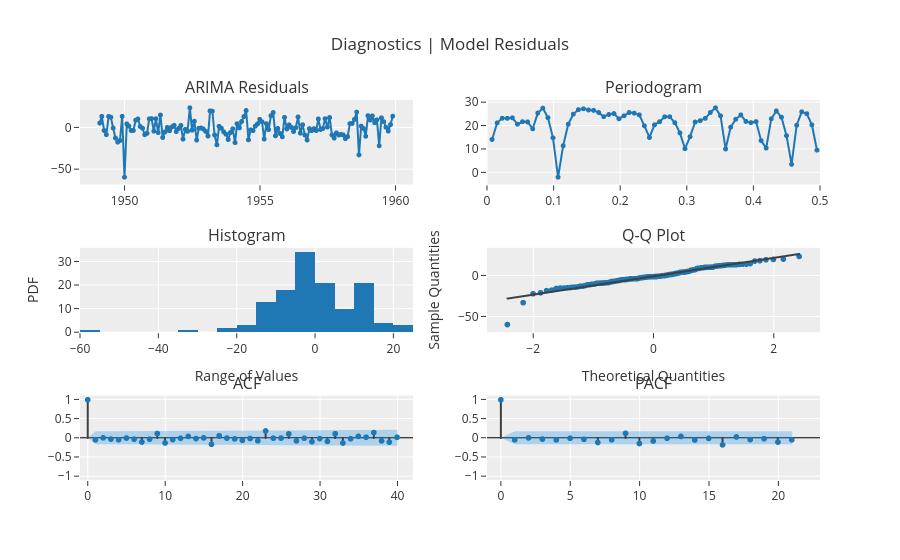

Notebook code for this chart:
### Code cell
exp.plot_model(sarima111112, plot='diagnostics')

### Figure 1 — Plotly figure (JSON) as saved in the notebook; plotly's stock layout.template omitted (floating-point values rounded to 4 significant figures; data arrays with more than 128 entries replaced by an {"elided": "..."} marker saying what was removed)
{"data": [{"line": {"color": "rgb(31, 119, 180)", "width": 2}, "marker": {"color": "rgb(31, 119, 180)", "size": 5}, "mode": "lines+markers", "name": "ARIMA", "showlegend": false, "type": "scattergl", "x": {"elided": "131 str values"}, "xaxis": "x", "y": {"elided": "131 float values"}, "yaxis": "y"}, {"hoverinfo": "text", "hovertext": ["Freq: 0.0076<br>Ampl: 14.1781<br>Time period: 131.0", "Freq: 0.0153<br>Ampl: 21.2999<br>Time period: 65.5", "Freq: 0.0229<br>Ampl: 23.296<br>Time period: 43.6667", "Freq: 0.0305<br>Ampl: 23.2695<br>Time period: 32.75", "Freq: 0.0382<br>Ampl: 23.4732<br>Time period: 26.2", "Freq: 0.0458<br>Ampl: 20.7425<br>Time period: 21.8333", "Freq: 0.0534<br>Ampl: 21.8173<br>Time period: 18.7143", "Freq: 0.0611<br>Ampl: 21.7295<br>Time period: 16.375", "Freq: 0.0687<br>Ampl: 18.7472<br>Time period: 14.5556", "Freq: 0.0763<br>Ampl: 25.5165<br>Time period: 13.1", "Freq: 0.084<br>Ampl: 27.6317<br>Time period: 11.9091", "Freq: 0.0916<br>Ampl: 23.5721<br>Time period: 10.9167", "Freq: 0.0992<br>Ampl: 14.8801<br>Time period: 10.0769", "Freq: 0.1069<br>Ampl: -2.0296<br>Time period: 9.3571", "Freq: 0.1145<br>Ampl: 11.4624<br>Time period: 8.7333", "Freq: 0.1221<br>Ampl: 20.7385<br>Time period: 8.1875", "Freq: 0.1298<br>Ampl: 25.0618<br>Time period: 7.7059", "Freq: 0.1374<br>Ampl: 26.9742<br>Time period: 7.2778", "Freq: 0.145<br>Ampl: 27.3856<br>Time period: 6.8947", "Freq: 0.1527<br>Ampl: 26.8407<br>Time period: 6.55", "Freq: 0.1603<br>Ampl: 26.6839<br>Time period: 6.2381", "Freq: 0.1679<br>Ampl: 25.769<br>Time period: 5.9545", "Freq: 0.1756<br>Ampl: 23.9656<br>Time period: 5.6957", "Freq: 0.1832<br>Ampl: 24.9061<br>Time period: 5.4583", "Freq: 0.1908<br>Ampl: 25.298<br>Time period: 5.24", "Freq: 0.1985<br>Ampl: 23.0593<br>Time period: 5.0385", "Freq: 0.2061<br>Ampl: 24.3551<br>Time period: 4.8519", "Freq: 0.2137<br>Ampl: 25.7592<br>Time period: 4.6786", "Freq: 0.2214<br>Ampl: 25.4839<br>Time period: 4.5172", "Freq: 0.229<br>Ampl: 24.7473<br>Time period: 4.3667", "Freq: 0.2366<br>Ampl: 20.0604<br>Time period: 4.2258", "Freq: 0.2443<br>Ampl: 15.0215<br>Time period: 4.0938", "Freq: 0.2519<br>Ampl: 20.4865<br>Time period: 3.9697", "Freq: 0.2595<br>Ampl: 21.8192<br>Time period: 3.8529", "Freq: 0.2672<br>Ampl: 23.9222<br>Time period: 3.7429", "Freq: 0.2748<br>Ampl: 23.9355<br>Time period: 3.6389", "Freq: 0.2824<br>Ampl: 21.3915<br>Time period: 3.5405", "Freq: 0.2901<br>Ampl: 16.9938<br>Time period: 3.4474", "Freq: 0.2977<br>Ampl: 10.2238<br>Time period: 3.359", "Freq: 0.3053<br>Ampl: 15.3645<br>Time period: 3.275", "Freq: 0.313<br>Ampl: 21.6642<br>Time period: 3.1951", "Freq: 0.3206<br>Ampl: 22.2632<br>Time period: 3.119", "Freq: 0.3282<br>Ampl: 23.2564<br>Time period: 3.0465", "Freq: 0.3359<br>Ampl: 25.7561<br>Time period: 2.9773", "Freq: 0.3435<br>Ampl: 27.7839<br>Time period: 2.9111", "Freq: 0.3511<br>Ampl: 24.3521<br>Time period: 2.8478", "Freq: 0.3588<br>Ampl: 10.0817<br>Time period: 2.7872", "Freq: 0.3664<br>Ampl: 19.4518<br>Time period: 2.7292", "Freq: 0.374<br>Ampl: 22.869<br>Time period: 2.6735", "Freq: 0.3817<br>Ampl: 24.7358<br>Time period: 2.62", "Freq: 0.3893<br>Ampl: 21.9408<br>Time period: 2.5686", "Freq: 0.3969<br>Ampl: 21.421<br>Time period: 2.5192", "Freq: 0.4046<br>Ampl: 21.8582<br>Time period: 2.4717", "Freq: 0.4122<br>Ampl: 13.6993<br>Time period: 2.4259", "Freq: 0.4198<br>Ampl: 10.4884<br>Time period: 2.3818", "Freq: 0.4275<br>Ampl: 23.0874<br>Time period: 2.3393", "Freq: 0.4351<br>Ampl: 26.4295<br>Time period: 2.2982", "Freq: 0.4427<br>Ampl: 23.7469<br>Time period: 2.2586", "Freq: 0.4504<br>Ampl: 15.8118<br>Time period: 2.2203", "Freq: 0.458<br>Ampl: 3.5047<br>Time period: 2.1833", "Freq: 0.4656<br>Ampl: 20.2719<br>Time period: 2.1475", "Freq: 0.4733<br>Ampl: 26.0843<br>Time period: 2.1129", "Freq: 0.4809<br>Ampl: 25.257<br>Time period: 2.0794", "Freq: 0.4885<br>Ampl: 20.4332<br>Time period: 2.0469", "Freq: 0.4962<br>Ampl: 9.602<br>Time period: 2.0154"], "line": {"color": "#1f77b4", "width": 2}, "marker": {"size": 5}, "mode": "lines+markers", "name": "ARIMA", "showlegend": false, "type": "scattergl", "x": [0.007634, 0.01527, 0.0229, 0.03053, 0.03817, 0.0458, 0.05344, 0.06107, 0.0687, 0.07634, 0.08397, 0.0916, 0.09924, 0.1069, 0.1145, 0.1221, 0.1298, 0.1374, 0.145, 0.1527, 0.1603, 0.1679, 0.1756, 0.1832, 0.1908, 0.1985, 0.2061, 0.2137, 0.2214, 0.229, 0.2366, 0.2443, 0.2519, 0.2595, 0.2672, 0.2748, 0.2824, 0.2901, 0.2977, 0.3053, 0.313, 0.3206, 0.3282, 0.3359, 0.3435, 0.3511, 0.3588, 0.3664, 0.374, 0.3817, 0.3893, 0.3969, 0.4046, 0.4122, 0.4198, 0.4275, 0.4351, 0.4427, 0.4504, 0.458, 0.4656, 0.4733, 0.4809, 0.4885, 0.4962], "xaxis": "x2", "y": [14.18, 21.3, 23.3, 23.27, 23.47, 20.74, 21.82, 21.73, 18.75, 25.52, 27.63, 23.57, 14.88, -2.03, 11.46, 20.74, 25.06, 26.97, 27.39, 26.84, 26.68, 25.77, 23.97, 24.91, 25.3, 23.06, 24.36, 25.76, 25.48, 24.75, 20.06, 15.02, 20.49, 21.82, 23.92, 23.94, 21.39, 16.99, 10.22, 15.36, 21.66, 22.26, 23.26, 25.76, 27.78, 24.35, 10.08, 19.45, 22.87, 24.74, 21.94, 21.42, 21.86, 13.7, 10.49, 23.09, 26.43, 23.75, 15.81, 3.505, 20.27, 26.08, 25.26, 20.43, 9.602], "yaxis": "y2"}, {"bingroup": "x", "hovertemplate": "variable=ARIMA<br>value=%{x}<br>count=%{y}<extra></extra>", "legendgroup": "ARIMA", "marker": {"color": "#1f77b4", "pattern": {"shape": ""}}, "name": "ARIMA", "orientation": "v", "showlegend": false, "type": "histogram", "x": {"elided": "131 float values"}, "xaxis": "x3", "yaxis": "y3"}, {"marker": {"color": "#1f77b4"}, "mode": "markers", "name": "ARIMA", "showlegend": false, "type": "scattergl", "x": {"elided": "131 float values"}, "xaxis": "x4", "y": {"elided": "131 float values"}, "yaxis": "y4"}, {"line": {"color": "#3f3f3f"}, "mode": "lines", "name": "ARIMA", "showlegend": false, "type": "scattergl", "x": {"elided": "131 float values"}, "xaxis": "x4", "y": {"elided": "131 float values"}, "yaxis": "y4"}, {"line": {"color": "#3f3f3f"}, "mode": "lines", "name": "ACF", "showlegend": false, "type": "scattergl", "x": [0, 0], "xaxis": "x5", "y": [0, 1.0], "yaxis": "y5"}, {"line": {"color": "#3f3f3f"}, "mode": "lines", "name": "ACF", "showlegend": false, "type": "scattergl", "x": [1, 1], "xaxis": "x5", "y": [0, -0.04798], "yaxis": "y5"}, {"line": {"color": "#3f3f3f"}, "mode": "lines", "name": "ACF", "showlegend": false, "type": "scattergl", "x": [2, 2], "xaxis": "x5", "y": [0, 0.005251], "yaxis": "y5"}, {"line": {"color": "#3f3f3f"}, "mode": "lines", "name": "ACF", "showlegend": false, "type": "scattergl", "x": [3, 3], "xaxis": "x5", "y": [0, -0.02817], "yaxis": "y5"}, {"line": {"color": "#3f3f3f"}, "mode": "lines", "name": "ACF", "showlegend": false, "type": "scattergl", "x": [4, 4], "xaxis": "x5", "y": [0, -0.04506], "yaxis": "y5"}, {"line": {"color": "#3f3f3f"}, "mode": "lines", "name": "ACF", "showlegend": false, "type": "scattergl", "x": [5, 5], "xaxis": "x5", "y": [0, -0.002026], "yaxis": "y5"}, {"line": {"color": "#3f3f3f"}, "mode": "lines", "name": "ACF", "showlegend": false, "type": "scattergl", "x": [6, 6], "xaxis": "x5", "y": [0, -0.03082], "yaxis": "y5"}, {"line": {"color": "#3f3f3f"}, "mode": "lines", "name": "ACF", "showlegend": false, "type": "scattergl", "x": [7, 7], "xaxis": "x5", "y": [0, -0.1046], "yaxis": "y5"}, {"line": {"color": "#3f3f3f"}, "mode": "lines", "name": "ACF", "showlegend": false, "type": "scattergl", "x": [8, 8], "xaxis": "x5", "y": [0, -0.03006], "yaxis": "y5"}, {"line": {"color": "#3f3f3f"}, "mode": "lines", "name": "ACF", "showlegend": false, "type": "scattergl", "x": [9, 9], "xaxis": "x5", "y": [0, 0.1172], "yaxis": "y5"}, {"line": {"color": "#3f3f3f"}, "mode": "lines", "name": "ACF", "showlegend": false, "type": "scattergl", "x": [10, 10], "xaxis": "x5", "y": [0, -0.1304], "yaxis": "y5"}, {"line": {"color": "#3f3f3f"}, "mode": "lines", "name": "ACF", "showlegend": false, "type": "scattergl", "x": [11, 11], "xaxis": "x5", "y": [0, -0.0415], "yaxis": "y5"}, {"line": {"color": "#3f3f3f"}, "mode": "lines", "name": "ACF", "showlegend": false, "type": "scattergl", "x": [12, 12], "xaxis": "x5", "y": [0, -0.005787], "yaxis": "y5"}, {"line": {"color": "#3f3f3f"}, "mode": "lines", "name": "ACF", "showlegend": false, "type": "scattergl", "x": [13, 13], "xaxis": "x5", "y": [0, 0.04063], "yaxis": "y5"}, {"line": {"color": "#3f3f3f"}, "mode": "lines", "name": "ACF", "showlegend": false, "type": "scattergl", "x": [14, 14], "xaxis": "x5", "y": [0, -0.01446], "yaxis": "y5"}, {"line": {"color": "#3f3f3f"}, "mode": "lines", "name": "ACF", "showlegend": false, "type": "scattergl", "x": [15, 15], "xaxis": "x5", "y": [0, 0.002571], "yaxis": "y5"}, {"line": {"color": "#3f3f3f"}, "mode": "lines", "name": "ACF", "showlegend": false, "type": "scattergl", "x": [16, 16], "xaxis": "x5", "y": [0, -0.1652], "yaxis": "y5"}, {"line": {"color": "#3f3f3f"}, "mode": "lines", "name": "ACF", "showlegend": false, "type": "scattergl", "x": [17, 17], "xaxis": "x5", "y": [0, 0.05969], "yaxis": "y5"}, {"line": {"color": "#3f3f3f"}, "mode": "lines", "name": "ACF", "showlegend": false, "type": "scattergl", "x": [18, 18], "xaxis": "x5", "y": [0, -0.002241], "yaxis": "y5"}, {"line": {"color": "#3f3f3f"}, "mode": "lines", "name": "ACF", "showlegend": false, "type": "scattergl", "x": [19, 19], "xaxis": "x5", "y": [0, -0.02345], "yaxis": "y5"}, {"line": {"color": "#3f3f3f"}, "mode": "lines", "name": "ACF", "showlegend": false, "type": "scattergl", "x": [20, 20], "xaxis": "x5", "y": [0, -0.06038], "yaxis": "y5"}, {"line": {"color": "#3f3f3f"}, "mode": "lines", "name": "ACF", "showlegend": false, "type": "scattergl", "x": [21, 21], "xaxis": "x5", "y": [0, -0.01333], "yaxis": "y5"}, {"line": {"color": "#3f3f3f"}, "mode": "lines", "name": "ACF", "showlegend": false, "type": "scattergl", "x": [22, 22], "xaxis": "x5", "y": [0, -0.07406], "yaxis": "y5"}, {"line": {"color": "#3f3f3f"}, "mode": "lines", "name": "ACF", "showlegend": false, "type": "scattergl", "x": [23, 23], "xaxis": "x5", "y": [0, 0.1839], "yaxis": "y5"}, {"line": {"color": "#3f3f3f"}, "mode": "lines", "name": "ACF", "showlegend": false, "type": "scattergl", "x": [24, 24], "xaxis": "x5", "y": [0, -0.004403], "yaxis": "y5"}, {"line": {"color": "#3f3f3f"}, "mode": "lines", "name": "ACF", "showlegend": false, "type": "scattergl", "x": [25, 25], "xaxis": "x5", "y": [0, -0.00269], "yaxis": "y5"}, {"line": {"color": "#3f3f3f"}, "mode": "lines", "name": "ACF", "showlegend": false, "type": "scattergl", "x": [26, 26], "xaxis": "x5", "y": [0, 0.106], "yaxis": "y5"}, {"line": {"color": "#3f3f3f"}, "mode": "lines", "name": "ACF", "showlegend": false, "type": "scattergl", "x": [27, 27], "xaxis": "x5", "y": [0, -0.07488], "yaxis": "y5"}, {"line": {"color": "#3f3f3f"}, "mode": "lines", "name": "ACF", "showlegend": false, "type": "scattergl", "x": [28, 28], "xaxis": "x5", "y": [0, -0.005807], "yaxis": "y5"}, {"line": {"color": "#3f3f3f"}, "mode": "lines", "name": "ACF", "showlegend": false, "type": "scattergl", "x": [29, 29], "xaxis": "x5", "y": [0, -0.09562], "yaxis": "y5"}, {"line": {"color": "#3f3f3f"}, "mode": "lines", "name": "ACF", "showlegend": false, "type": "scattergl", "x": [30, 30], "xaxis": "x5", "y": [0, -0.01648], "yaxis": "y5"}, {"line": {"color": "#3f3f3f"}, "mode": "lines", "name": "ACF", "showlegend": false, "type": "scattergl", "x": [31, 31], "xaxis": "x5", "y": [0, -0.08801], "yaxis": "y5"}, {"line": {"color": "#3f3f3f"}, "mode": "lines", "name": "ACF", "showlegend": false, "type": "scattergl", "x": [32, 32], "xaxis": "x5", "y": [0, 0.1109], "yaxis": "y5"}, {"line": {"color": "#3f3f3f"}, "mode": "lines", "name": "ACF", "showlegend": false, "type": "scattergl", "x": [33, 33], "xaxis": "x5", "y": [0, -0.1311], "yaxis": "y5"}, {"line": {"color": "#3f3f3f"}, "mode": "lines", "name": "ACF", "showlegend": false, "type": "scattergl", "x": [34, 34], "xaxis": "x5", "y": [0, -0.01937], "yaxis": "y5"}, {"line": {"color": "#3f3f3f"}, "mode": "lines", "name": "ACF", "showlegend": false, "type": "scattergl", "x": [35, 35], "xaxis": "x5", "y": [0, 0.04217], "yaxis": "y5"}, {"line": {"color": "#3f3f3f"}, "mode": "lines", "name": "ACF", "showlegend": false, "type": "scattergl", "x": [36, 36], "xaxis": "x5", "y": [0, 0.02099], "yaxis": "y5"}, {"line": {"color": "#3f3f3f"}, "mode": "lines", "name": "ACF", "showlegend": false, "type": "scattergl", "x": [37, 37], "xaxis": "x5", "y": [0, 0.1416], "yaxis": "y5"}, {"line": {"color": "#3f3f3f"}, "mode": "lines", "name": "ACF", "showlegend": false, "type": "scattergl", "x": [38, 38], "xaxis": "x5", "y": [0, -0.07614], "yaxis": "y5"}, {"line": {"color": "#3f3f3f"}, "mode": "lines", "name": "ACF", "showlegend": false, "type": "scattergl", "x": [39, 39], "xaxis": "x5", "y": [0, -0.1082], "yaxis": "y5"}, {"line": {"color": "#3f3f3f"}, "mode": "lines", "name": "ACF", "showlegend": false, "type": "scattergl", "x": [40, 40], "xaxis": "x5", "y": [0, 0.0191], "yaxis": "y5"}, {"marker": {"color": "#1f77b4", "size": 6}, "mode": "markers", "name": "ACF", "showlegend": false, "type": "scattergl", "x": [0, 1, 2, 3, 4, 5, 6, 7, 8, 9, 10, 11, 12, 13, 14, 15, 16, 17, 18, 19, 20, 21, 22, 23, 24, 25, 26, 27, 28, 29, 30, 31, 32, 33, 34, 35, 36, 37, 38, 39, 40], "xaxis": "x5", "y": [1.0, -0.04798, 0.005251, -0.02817, -0.04506, -0.002026, -0.03082, -0.1046, -0.03006, 0.1172, -0.1304, -0.0415, -0.005787, 0.04063, -0.01446, 0.002571, -0.1652, 0.05969, -0.002241, -0.02345, -0.06038, -0.01333, -0.07406, 0.1839, -0.004403, -0.00269, 0.106, -0.07488, -0.005807, -0.09562, -0.01648, -0.08801, 0.1109, -0.1311, -0.01937, 0.04217, 0.02099, 0.1416, -0.07614, -0.1082, 0.0191], "yaxis": "y5"}, {"line": {"color": "rgba(255,255,255,0)"}, "mode": "lines", "name": "UC", "showlegend": false, "type": "scatter", "x": [0, 1, 2, 3, 4, 5, 6, 7, 8, 9, 10, 11, 12, 13, 14, 15, 16, 17, 18, 19, 20, 21, 22, 23, 24, 25, 26, 27, 28, 29, 30, 31, 32, 33, 34, 35, 36, 37, 38, 39, 40], "xaxis": "x5", "y": [0.0, 0.1712, 0.1716, 0.1716, 0.1718, 0.1721, 0.1721, 0.1723, 0.1741, 0.1743, 0.1766, 0.1794, 0.1797, 0.1797, 0.1799, 0.18, 0.18, 0.1844, 0.1849, 0.1849, 0.185, 0.1856, 0.1856, 0.1865, 0.1917, 0.1917, 0.1917, 0.1935, 0.1943, 0.1943, 0.1957, 0.1957, 0.1969, 0.1987, 0.2012, 0.2013, 0.2015, 0.2016, 0.2045, 0.2053, 0.207], "yaxis": "y5"}, {"fill": "tonexty", "fillcolor": "rgba(32, 146, 230,0.3)", "line": {"color": "rgba(255,255,255,0)"}, "mode": "lines", "name": "LC", "showlegend": false, "type": "scatter", "x": [0, 1, 2, 3, 4, 5, 6, 7, 8, 9, 10, 11, 12, 13, 14, 15, 16, 17, 18, 19, 20, 21, 22, 23, 24, 25, 26, 27, 28, 29, 30, 31, 32, 33, 34, 35, 36, 37, 38, 39, 40], "xaxis": "x5", "y": [0.0, -0.1712, -0.1716, -0.1716, -0.1718, -0.1721, -0.1721, -0.1723, -0.1741, -0.1743, -0.1766, -0.1794, -0.1797, -0.1797, -0.1799, -0.18, -0.18, -0.1844, -0.1849, -0.1849, -0.185, -0.1856, -0.1856, -0.1865, -0.1917, -0.1917, -0.1917, -0.1935, -0.1943, -0.1943, -0.1957, -0.1957, -0.1969, -0.1987, -0.2012, -0.2013, -0.2015, -0.2016, -0.2045, -0.2053, -0.207], "yaxis": "y5"}, {"line": {"color": "#3f3f3f"}, "mode": "lines", "name": "PACF", "showlegend": false, "type": "scattergl", "x": [0, 0], "xaxis": "x6", "y": [0, 1.0], "yaxis": "y6"}, {"line": {"color": "#3f3f3f"}, "mode": "lines", "name": "PACF", "showlegend": false, "type": "scattergl", "x": [1, 1], "xaxis": "x6", "y": [0, -0.04835], "yaxis": "y6"}, {"line": {"color": "#3f3f3f"}, "mode": "lines", "name": "PACF", "showlegend": false, "type": "scattergl", "x": [2, 2], "xaxis": "x6", "y": [0, 0.003002], "yaxis": "y6"}, {"line": {"color": "#3f3f3f"}, "mode": "lines", "name": "PACF", "showlegend": false, "type": "scattergl", "x": [3, 3], "xaxis": "x6", "y": [0, -0.02849], "yaxis": "y6"}, {"line": {"color": "#3f3f3f"}, "mode": "lines", "name": "PACF", "showlegend": false, "type": "scattergl", "x": [4, 4], "xaxis": "x6", "y": [0, -0.04941], "yaxis": "y6"}, {"line": {"color": "#3f3f3f"}, "mode": "lines", "name": "PACF", "showlegend": false, "type": "scattergl", "x": [5, 5], "xaxis": "x6", "y": [0, -0.00662], "yaxis": "y6"}, {"line": {"color": "#3f3f3f"}, "mode": "lines", "name": "PACF", "showlegend": false, "type": "scattergl", "x": [6, 6], "xaxis": "x6", "y": [0, -0.03347], "yaxis": "y6"}, {"line": {"color": "#3f3f3f"}, "mode": "lines", "name": "PACF", "showlegend": false, "type": "scattergl", "x": [7, 7], "xaxis": "x6", "y": [0, -0.1174], "yaxis": "y6"}, {"line": {"color": "#3f3f3f"}, "mode": "lines", "name": "PACF", "showlegend": false, "type": "scattergl", "x": [8, 8], "xaxis": "x6", "y": [0, -0.04725], "yaxis": "y6"}, {"line": {"color": "#3f3f3f"}, "mode": "lines", "name": "PACF", "showlegend": false, "type": "scattergl", "x": [9, 9], "xaxis": "x6", "y": [0, 0.1217], "yaxis": "y6"}, {"line": {"color": "#3f3f3f"}, "mode": "lines", "name": "PACF", "showlegend": false, "type": "scattergl", "x": [10, 10], "xaxis": "x6", "y": [0, -0.1438], "yaxis": "y6"}, {"line": {"color": "#3f3f3f"}, "mode": "lines", "name": "PACF", "showlegend": false, "type": "scattergl", "x": [11, 11], "xaxis": "x6", "y": [0, -0.07851], "yaxis": "y6"}, {"line": {"color": "#3f3f3f"}, "mode": "lines", "name": "PACF", "showlegend": false, "type": "scattergl", "x": [12, 12], "xaxis": "x6", "y": [0, -0.006455], "yaxis": "y6"}, {"line": {"color": "#3f3f3f"}, "mode": "lines", "name": "PACF", "showlegend": false, "type": "scattergl", "x": [13, 13], "xaxis": "x6", "y": [0, 0.04125], "yaxis": "y6"}, {"line": {"color": "#3f3f3f"}, "mode": "lines", "name": "PACF", "showlegend": false, "type": "scattergl", "x": [14, 14], "xaxis": "x6", "y": [0, -0.05254], "yaxis": "y6"}, {"line": {"color": "#3f3f3f"}, "mode": "lines", "name": "PACF", "showlegend": false, "type": "scattergl", "x": [15, 15], "xaxis": "x6", "y": [0, -0.01071], "yaxis": "y6"}, {"line": {"color": "#3f3f3f"}, "mode": "lines", "name": "PACF", "showlegend": false, "type": "scattergl", "x": [16, 16], "xaxis": "x6", "y": [0, -0.1796], "yaxis": "y6"}, {"line": {"color": "#3f3f3f"}, "mode": "lines", "name": "PACF", "showlegend": false, "type": "scattergl", "x": [17, 17], "xaxis": "x6", "y": [0, 0.02737], "yaxis": "y6"}, {"line": {"color": "#3f3f3f"}, "mode": "lines", "name": "PACF", "showlegend": false, "type": "scattergl", "x": [18, 18], "xaxis": "x6", "y": [0, -0.04283], "yaxis": "y6"}, {"line": {"color": "#3f3f3f"}, "mode": "lines", "name": "PACF", "showlegend": false, "type": "scattergl", "x": [19, 19], "xaxis": "x6", "y": [0, -0.01745], "yaxis": "y6"}, {"line": {"color": "#3f3f3f"}, "mode": "lines", "name": "PACF", "showlegend": false, "type": "scattergl", "x": [20, 20], "xaxis": "x6", "y": [0, -0.1061], "yaxis": "y6"}, {"line": {"color": "#3f3f3f"}, "mode": "lines", "name": "PACF", "showlegend": false, "type": "scattergl", "x": [21, 21], "xaxis": "x6", "y": [0, -0.04558], "yaxis": "y6"}, {"marker": {"color": "#1f77b4", "size": 6}, "mode": "markers", "name": "PACF", "showlegend": false, "type": "scattergl", "x": [0, 1, 2, 3, 4, 5, 6, 7, 8, 9, 10, 11, 12, 13, 14, 15, 16, 17, 18, 19, 20, 21], "xaxis": "x6", "y": [1.0, -0.04835, 0.003002, -0.02849, -0.04941, -0.00662, -0.03347, -0.1174, -0.04725, 0.1217, -0.1438, -0.07851, -0.006455, 0.04125, -0.05254, -0.01071, -0.1796, 0.02737, -0.04283, -0.01745, -0.1061, -0.04558], "yaxis": "y6"}, {"line": {"color": "rgba(255,255,255,0)"}, "mode": "lines", "name": "UC", "showlegend": false, "type": "scatter", "x": [0, 1, 2, 3, 4, 5, 6, 7, 8, 9, 10, 11, 12, 13, 14, 15, 16, 17, 18, 19, 20, 21], "xaxis": "x6", "y": [0.0, 0.1712, 0.1712, 0.1712, 0.1712, 0.1712, 0.1712, 0.1712, 0.1712, 0.1712, 0.1712, 0.1712, 0.1712, 0.1712, 0.1712, 0.1712, 0.1712, 0.1712, 0.1712, 0.1712, 0.1712, 0.1712], "yaxis": "y6"}, {"fill": "tonexty", "fillcolor": "rgba(32, 146, 230,0.3)", "line": {"color": "rgba(255,255,255,0)"}, "mode": "lines", "name": "LC", "showlegend": false, "type": "scatter", "x": [0, 1, 2, 3, 4, 5, 6, 7, 8, 9, 10, 11, 12, 13, 14, 15, 16, 17, 18, 19, 20, 21], "xaxis": "x6", "y": [0.0, -0.1712, -0.1712, -0.1712, -0.1712, -0.1712, -0.1712, -0.1712, -0.1712, -0.1712, -0.1712, -0.1712, -0.1712, -0.1712, -0.1712, -0.1712, -0.1712, -0.1712, -0.1712, -0.1712, -0.1712, -0.1712], "yaxis": "y6"}], "layout": {"annotations": [{"font": {"size": 16}, "showarrow": false, "text": "ARIMA Residuals", "x": 0.225, "xanchor": "center", "xref": "paper", "y": 1.0, "yanchor": "bottom", "yref": "paper"}, {"font": {"size": 16}, "showarrow": false, "text": "Periodogram", "x": 0.775, "xanchor": "center", "xref": "paper", "y": 1.0, "yanchor": "bottom", "yref": "paper"}, {"font": {"size": 16}, "showarrow": false, "text": "Histogram", "x": 0.225, "xanchor": "center", "xref": "paper", "y": 0.6111, "yanchor": "bottom", "yref": "paper"}, {"font": {"size": 16}, "showarrow": false, "text": "Q-Q Plot", "x": 0.775, "xanchor": "center", "xref": "paper", "y": 0.6111, "yanchor": "bottom", "yref": "paper"}, {"font": {"size": 16}, "showarrow": false, "text": "ACF", "x": 0.225, "xanchor": "center", "xref": "paper", "y": 0.2222, "yanchor": "bottom", "yref": "paper"}, {"font": {"size": 16}, "showarrow": false, "text": "PACF", "x": 0.775, "xanchor": "center", "xref": "paper", "y": 0.2222, "yanchor": "bottom", "yref": "paper"}], "showlegend": false, "title": {"text": "Diagnostics | Model Residuals"}, "xaxis": {"anchor": "y", "domain": [0.0, 0.45]}, "xaxis2": {"anchor": "y2", "domain": [0.55, 1.0], "range": [0, 0.5]}, "xaxis3": {"anchor": "y3", "domain": [0.0, 0.45], "title": {"text": "Range of Values"}}, "xaxis4": {"anchor": "y4", "domain": [0.55, 1.0], "title": {"text": "Theoretical Quantities"}}, "xaxis5": {"anchor": "y5", "domain": [0.0, 0.45], "range": [-1, 42]}, "xaxis6": {"anchor": "y6", "domain": [0.55, 1.0], "range": [-1, 23]}, "yaxis": {"anchor": "x", "domain": [0.7778, 1.0]}, "yaxis2": {"anchor": "x2", "domain": [0.7778, 1.0]}, "yaxis3": {"anchor": "x3", "domain": [0.3889, 0.6111], "title": {"text": "PDF"}}, "yaxis4": {"anchor": "x4", "domain": [0.3889, 0.6111], "title": {"text": "Sample Quantities"}}, "yaxis5": {"anchor": "x5", "domain": [0.0, 0.2222], "range": [-1.1, 1.1], "zerolinecolor": "#000000"}, "yaxis6": {"anchor": "x6", "domain": [0.0, 0.2222], "range": [-1.1, 1.1], "zerolinecolor": "#000000"}}}
